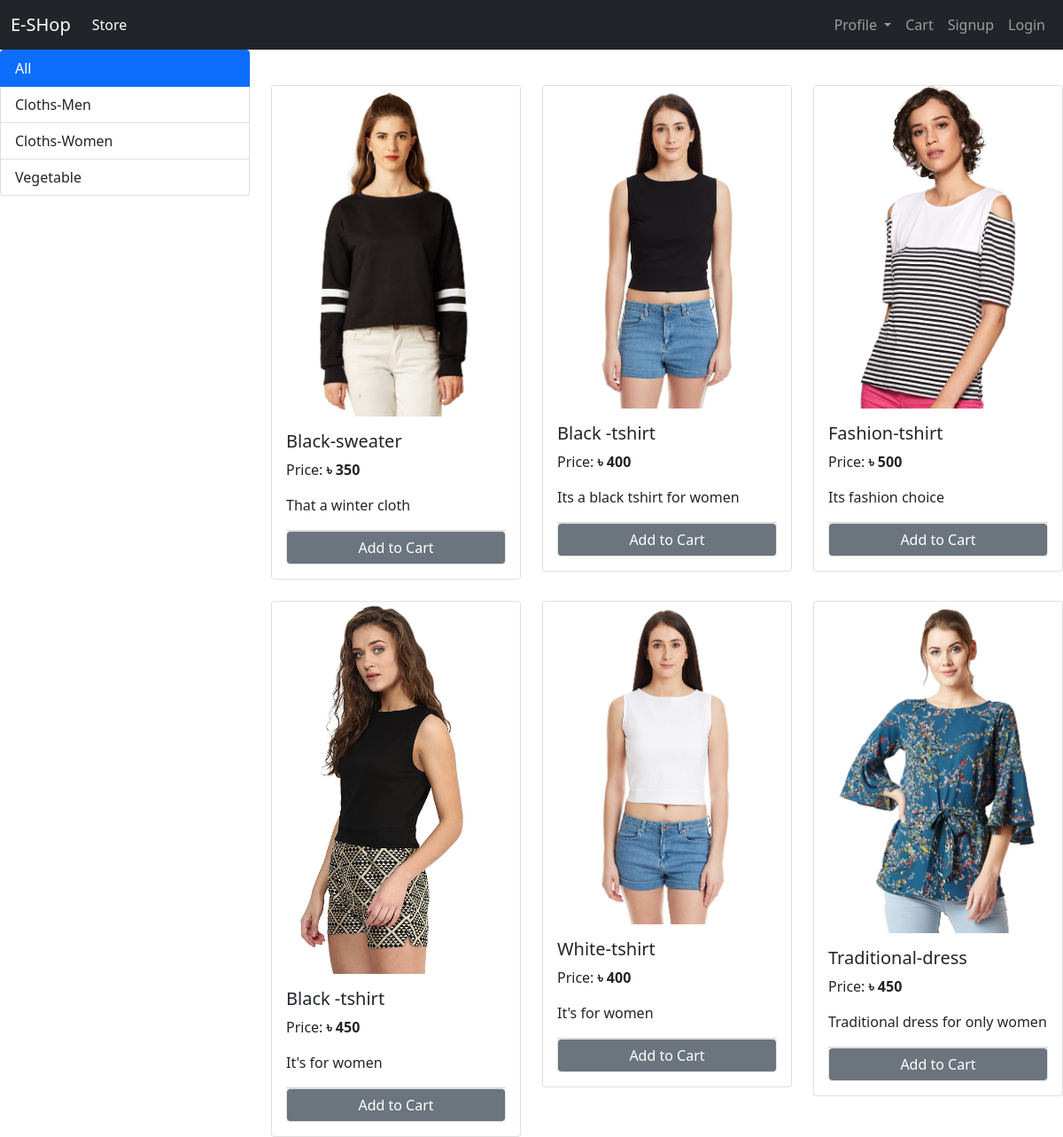
The app's page /?category=2 with its own data.
### store/models.py (models this page shows, shortened)
class Category(models.Model):
    name = models.CharField(max_length=200)
    @staticmethod
    def get_all_categories():
       return Category.objects.all()

class Product(models.Model):
    name = models.CharField(max_length=100)
    price = models.IntegerField(default=0)
    category = models.ForeignKey(Category,on_delete=models.CASCADE,default=1)
    description = models.CharField(max_length=200,blank=True)
    image = models.ImageField(upload_to='uploads/products/')
    @staticmethod
    def get_all_products_by_categoryId(category_id):
        if category_id:
            return Product.objects.filter(category = category_id)
        else:
            return Product.objects.all()

### store/views.py (the view, shortened to what this page needs)
# urls.py: path('',Index.as_view(),name='index'),
class Index(View):
    def get(self,request):
        cart = request.session.get('cart')
        if not cart:
            request.session['cart'] = {}
        products = None
        category  = Category.get_all_categories()
        categoryId = request.GET.get('category')
        if categoryId:
            products = Product.get_all_products_by_categoryId(categoryId)
        else:
            products = Product.get_all_products()
        return render(request,'home.html',{'products':products,'category':category})

### store/templatetags/cart.py (called while the page is built)
@register.filter(name= 'is_in_cart')
def is_in_cart(product,cart):
    keys = cart.keys()
    for id in keys:
        if int(id) == product.id:
            return True
    return False

### store/templatetags/custom.py (called while the page is built)
@register.filter(name= 'currency')
def currency(number):
    return "৳ " +str(number)

### store/templates/home.html (shortened to what this page needs)
{% extends "base.html" %}
{% block content %}
{% load cart %}
{% load custom %}
<div class="row">
    <div class="col-lg-3 mx-auto">
        <div class="list-group">
            <a href="/" class="list-group-item list-group-item-action active" aria-current="true">
              All
            </a>
            {% for cat in category %}
            <a href="/?category={{cat.id}}" class="list-group-item list-group-item-action">{{cat.name}}</a>
            {% endfor %}
          </div>
    </div>
    <div id="product" class="col-lg-9 mx-auto">
        <div class="row row-cols-1 row-cols-md-3 g-4 mt-3">
            {% for product in products %}
            <div class="col" id={{product.id}}>
              <div class="card">
                <img src="{{product.image.url}}" class="card-img-top" alt="...">
                <div class="card-body">
                  <h5 class="card-title">{{product.name}}</h5>
                  <p class="card-text">Price: <b>{{product.price|currency}}</b></p>
                  <p class="card-text">{{product.description}}</p>
                  <div class="card-footer p-0 no-gutters">
                    {% if product|is_in_cart:request.session.cart %}
                    <div class="row">
                      <form action="/#{{product.id}}" method="POST" class="col-2">
                        {% csrf_token %}
                      <input hidden type="text" name="product" value='{{product.id}}'/>
                      <input hidden type="text" name="remove" value='True'/>
                      <input type="submit" value="-" class="col-2 btn btn-block btn-secondary"/>
                      </form>
                      <div class="text-center col">{{product|cart_quantity:request.session.cart}} in Cart</div>
                      <form action="/#{{product.id}}" method="POST" class="col-2">
                        {% csrf_token %}
                      <input hidden type="text" name="product" value='{{product.id}}'>
                      <input type="submit" value="+" class="col-2 btn btn-block btn-secondary"/>
                      </form>
                    </div>
                    {% else %}
                    <form action="/#{{product.id}}" method="POST" class="btn-block">
                    <input type="submit" class="float-right btn btn-block btn-secondary border form-control" value="Add to Cart"></input>
                    </form>
                    {% endif %}
                </div>
                </div>
              </div>
            </div>
            {% endfor %}
          </div>
    </div>
</div>
{% endblock%}

### records on screen
Category: name "Cloths-Men"
Category: name "Cloths-Women"
Category: name "Vegetable"
Product: image (picture), name "Black-sweater", price "৳ 350", description "That a winter cloth"
Product: image (picture), name "Black -tshirt", price "৳ 400", description "Its a black tshirt for women"
Product: image (picture), name "Fashion-tshirt", price "৳ 500", description "Its fashion choice"
Product: image (picture), name "Black -tshirt", price "৳ 450", description "It's for women"
Product: image (picture), name "White-tshirt", price "৳ 400", description "It's for women"
Product: image (picture), name "Traditional-dress", price "৳ 450", description "Traditional dress for only women"
